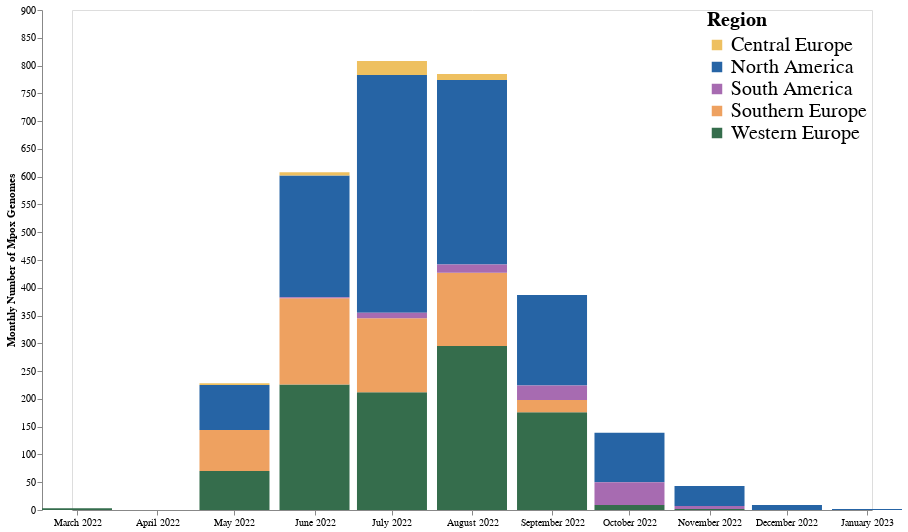

This figure's notebook cell:
### Code cell
domain = ['Central Europe', 'North America', 'South America' ,"Southern Europe", "Western Europe"]
range_ = ['#EEC060', '#2664A5', '#A76BB1', "#EEA160", "#356D4C"]
monthly_seqs_region = alt.Chart(region_count).mark_bar(size = 70).encode(
    alt.X("year_month:T",axis=alt.Axis(title="", grid=False, format="%B %Y")),
    alt.Y("count",axis=alt.Axis( grid=False, title = "Monthly Number of Mpox Genomes", offset = 30)), 
    alt.Color("region:N", scale=alt.Scale(domain=domain, range=range_), legend=alt.Legend(title = "Region", orient = "right",offset = -165, labelFontSize = 20, titleFontSize = 20, symbolSize = 110))).properties(
    width = 800,
    height = 500
)
monthly_seqs_region

### Figure 1 — Vega-Lite specification as saved in the notebook (floating-point values rounded to 4 significant figures)
{"config": {"view": {"continuousWidth": 400, "continuousHeight": 300}}, "data": {"name": "data-c00783575a651e3473e2d8f47a241951"}, "mark": {"type": "bar", "size": 70}, "encoding": {"color": {"field": "region", "legend": {"labelFontSize": 20, "offset": -165, "orient": "right", "symbolSize": 110, "title": "Region", "titleFontSize": 20}, "scale": {"domain": ["Central Europe", "North America", "South America", "Southern Europe", "Western Europe"], "range": ["#EEC060", "#2664A5", "#A76BB1", "#EEA160", "#356D4C"]}, "type": "nominal"}, "x": {"axis": {"format": "%B %Y", "grid": false, "title": ""}, "field": "year_month", "type": "temporal"}, "y": {"axis": {"grid": false, "offset": 30, "title": "Monthly Number of Mpox Genomes"}, "field": "count", "type": "quantitative"}}, "height": 500, "width": 800, "$schema": "https://vega.github.io/schema/vega-lite/v4.17.0.json", "datasets": {"data-c00783575a651e3473e2d8f47a241951": [{"year_month": "2022-03", "region": "Western Europe", "count": 3}, {"year_month": "2022-05", "region": "North America", "count": 81}, {"year_month": "2022-05", "region": "Southern Europe", "count": 74}, {"year_month": "2022-05", "region": "Western Europe", "count": 70}, {"year_month": "2022-05", "region": "Central Europe", "count": 3}, {"year_month": "2022-06", "region": "Western Europe", "count": 226}, {"year_month": "2022-06", "region": "North America", "count": 219}, {"year_month": "2022-06", "region": "Southern Europe", "count": 155}, {"year_month": "2022-06", "region": "Central Europe", "count": 6}, {"year_month": "2022-06", "region": "South America", "count": 2}, {"year_month": "2022-07", "region": "North America", "count": 428}, {"year_month": "2022-07", "region": "Western Europe", "count": 212}, {"year_month": "2022-07", "region": "Southern Europe", "count": 133}, {"year_month": "2022-07", "region": "Central Europe", "count": 25}, {"year_month": "2022-07", "region": "South America", "count": 10}, {"year_month": "2022-08", "region": "North America", "count": 332}, {"year_month": "2022-08", "region": "Western Europe", "count": 295}, {"year_month": "2022-08", "region": "Southern Europe", "count": 132}, {"year_month": "2022-08", "region": "South America", "count": 15}, {"year_month": "2022-08", "region": "Central Europe", "count": 11}, {"year_month": "2022-09", "region": "Western Europe", "count": 176}, {"year_month": "2022-09", "region": "North America", "count": 163}, {"year_month": "2022-09", "region": "South America", "count": 26}, {"year_month": "2022-09", "region": "Southern Europe", "count": 22}, {"year_month": "2022-10", "region": "North America", "count": 89}, {"year_month": "2022-10", "region": "South America", "count": 41}, {"year_month": "2022-10", "region": "Western Europe", "count": 9}, {"year_month": "2022-11", "region": "North America", "count": 36}, {"year_month": "2022-11", "region": "South America", "count": 5}, {"year_month": "2022-11", "region": "Western Europe", "count": 2}, {"year_month": "2022-12", "region": "North America", "count": 9}, {"year_month": "2023-01", "region": "North America", "count": 2}]}}
